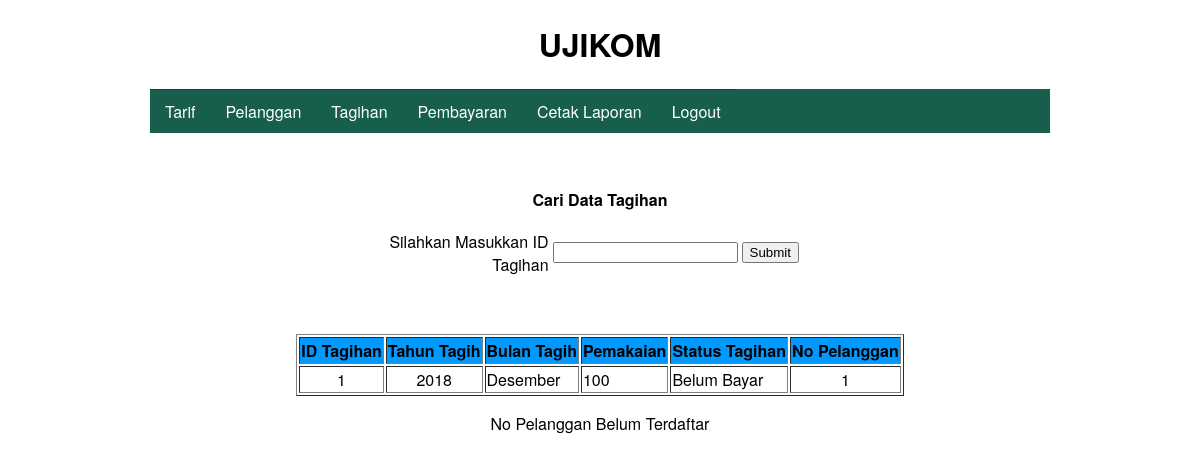
Page /c_tagihan.php?cari=1 on the committed database.
### tables this page shows
CREATE TABLE `tagihan` (
  `id_tagihan` int(11) NOT NULL,
  `tahun_tagih` year(4) NOT NULL,
  `bulan_tagih` varchar(10) NOT NULL,
  `pemakaian` int(11) NOT NULL,
  `status_tagihan` varchar(15) NOT NULL,
  `no_pelanggan` varchar(10) NOT NULL
);

### c_tagihan.php (the view, shortened to what this page needs)
<?php require_once('Connections/koneksi.php'); ?>
<?php
$maxRows_tagihan = 10;
$pageNum_tagihan = 0;
$startRow_tagihan = $pageNum_tagihan * $maxRows_tagihan;
$colname_tagihan = "-1";
if (isset($_GET['cari'])) {
  $colname_tagihan = (get_magic_quotes_gpc()) ? $_GET['cari'] : addslashes($_GET['cari']);
}
$query_tagihan = sprintf("SELECT * FROM tagihan WHERE id_tagihan LIKE '%%%s%%' ORDER BY id_tagihan ASC", $colname_tagihan);
$query_limit_tagihan = sprintf("%s LIMIT %d, %d", $query_tagihan, $startRow_tagihan, $maxRows_tagihan);
$tagihan = mysql_query($query_limit_tagihan, $koneksi) or die(mysql_error());
$row_tagihan = mysql_fetch_assoc($tagihan);
if (isset($_GET['totalRows_tagihan'])) {
  $totalRows_tagihan = $_GET['totalRows_tagihan'];
} else {
  $all_tagihan = mysql_query($query_tagihan);
  $totalRows_tagihan = mysql_num_rows($all_tagihan);
}
?><!DOCTYPE html PUBLIC "-//W3C//DTD XHTML 1.0 Transitional//EN" "http://www.w3.org/TR/xhtml1/DTD/xhtml1-transitional.dtd">
<html xmlns="http://www.w3.org/1999/xhtml">
<head>
<link rel="stylesheet" type="text/css" href="style.css">
</head>
<body>
<center>
	<h1>UJIKOM</h1>
</center>
<div class="container">
<ul class="nav">
	<li  class="test">
		<a href="#">Tarif</a>
	</li>
	<li  class="test">
		<a href="#">Pelanggan</a>
	</li>
	<li  class="test">
		<a href="#">Tagihan</a>
	</li>
	<li  class="test">
		<a href="#">Pembayaran</a>
	</li>
<li  class="test">
		<a href="#">Cetak Laporan </a>
	</li>
	<li  class="test">
		<a href="logout.php">Logout</a>
	</li>
</ul>
</div>
<p>&nbsp;</p>
<p align="center"><strong>Cari Data Tagihan </strong></p>
<form id="form1" name="form1" method="get" action="">
  <div align="center">
    <table width="535" border="0" align="center">
      <tr>
        <td width="241" align="right">Silahkan Masukkan ID Tagihan </td>
        <td width="144"><label>
          <input name="cari" type="text" id="cari" />
        </label></td>
        <td width="136"><label>
          <input type="submit" name="Submit" value="Submit" />
        </label></td>
      </tr>
    </table>
  </div>
</form>
<p align="center">&nbsp;</p>
<?php if ($totalRows_tagihan > 0) {  ?>
  <table border="1" align="center">
    <tr>
      <td bgcolor="#0099FF"><div align="center"><strong>ID Tagihan </strong></div></td>
      <td bgcolor="#0099FF"><div align="center"><strong>Tahun Tagih </strong></div></td>
      <td bgcolor="#0099FF"><div align="center"><strong>Bulan Tagih </strong></div></td>
      <td bgcolor="#0099FF"><div align="center"><strong>Pemakaian</strong></div></td>
      <td bgcolor="#0099FF"><div align="center"><strong>Status Tagihan </strong></div></td>
      <td bgcolor="#0099FF"><div align="center"><strong>No Pelanggan </strong></div></td>
    </tr>
    <?php do { ?>
    <tr>
      <td><div align="center"><?php echo $row_tagihan['id_tagihan']; ?></div></td>
      <td><div align="center"><?php echo $row_tagihan['tahun_tagih']; ?></div></td>
      <td><?php echo $row_tagihan['bulan_tagih']; ?></td>
      <td><?php echo $row_tagihan['pemakaian']; ?></td>
      <td><?php echo $row_tagihan['status_tagihan']; ?></td>
      <td><div align="center"><?php echo $row_tagihan['no_pelanggan']; ?></div></td>
    </tr>
    <?php } while ($row_tagihan = mysql_fetch_assoc($tagihan)); ?>
</table>
  <?php }  ?><div align="center"> </div>
  <p align="center">No Pelanggan Belum Terdaftar </p>
</body>
</html>

### style.css (style rules this page uses)
body, nav, ul, li, a { margin: 0; padding: 0; }
body { font-family: "Helvetica Neue", Helvetica, Arial, sans-serif; }
a { text-decoration: none; }
.container { width: 90%; max-width: 900px; margin: 10px auto; }
.nav { list-style: none; *zoom: 1; background:#175e4c; }
.nav:before, .nav:after { content: " "; display: table; }
.nav:after { clear: both; }
.nav a { padding: 10px 15px; color:#fff; }
.nav li { position: relative; }
.nav > li { float: left; border-top: 1px solid #104336; }
.nav > li > .parent { background-image: url("images/downArrow.png"); background-repeat: no-repeat; background-position: right; }
.nav > li > a { display: block; }

### rows in the picture
tagihan: id_tagihan "1", tahun_tagih "2018", bulan_tagih "Desember", pemakaian "100", status_tagihan "Belum Bayar", no_pelanggan "1"
